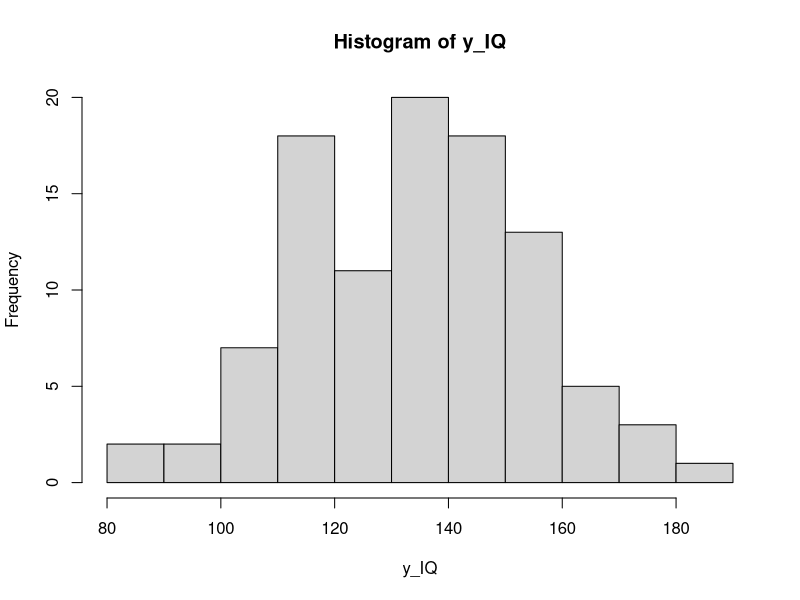
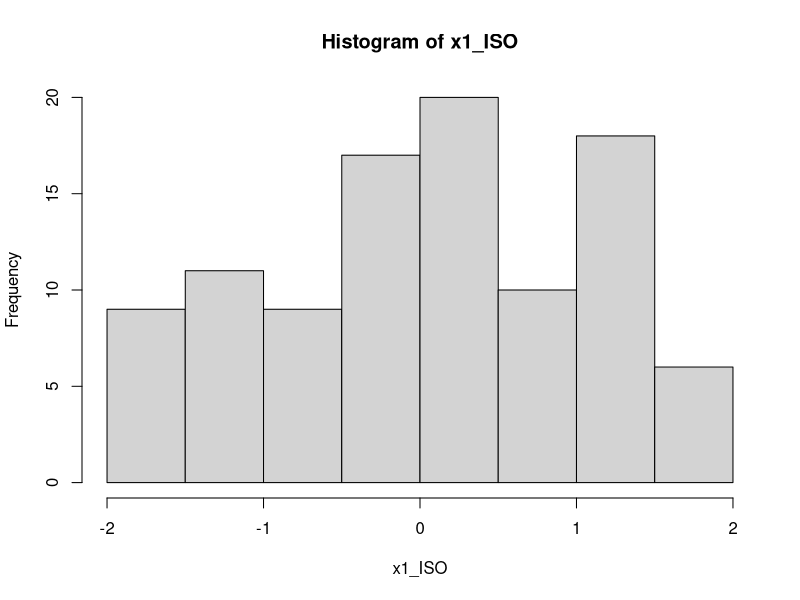
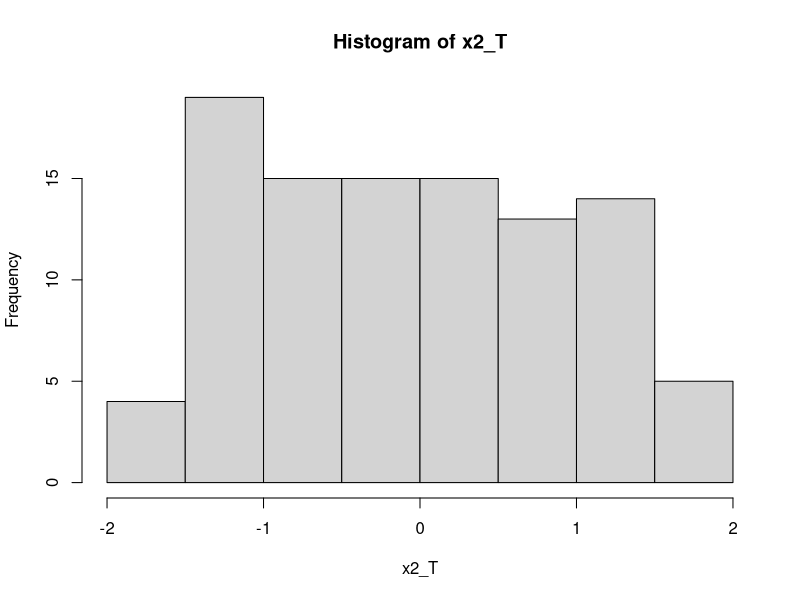
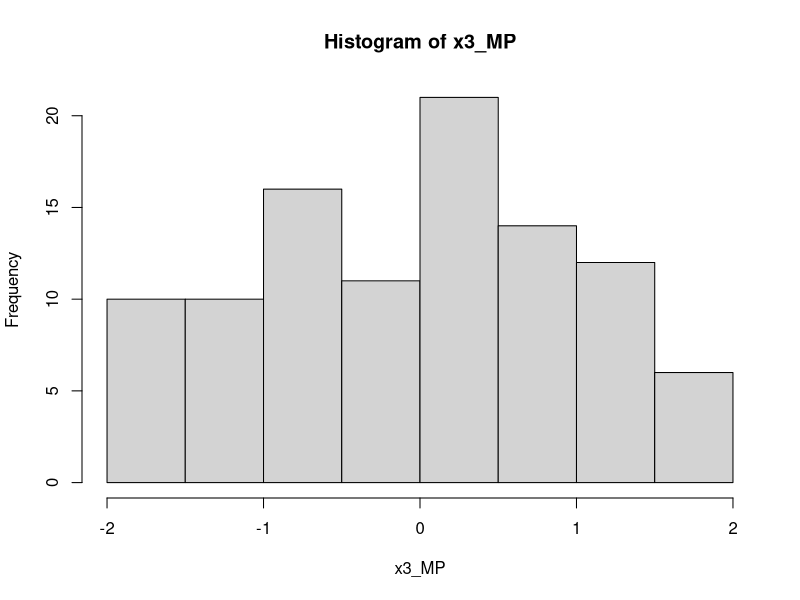
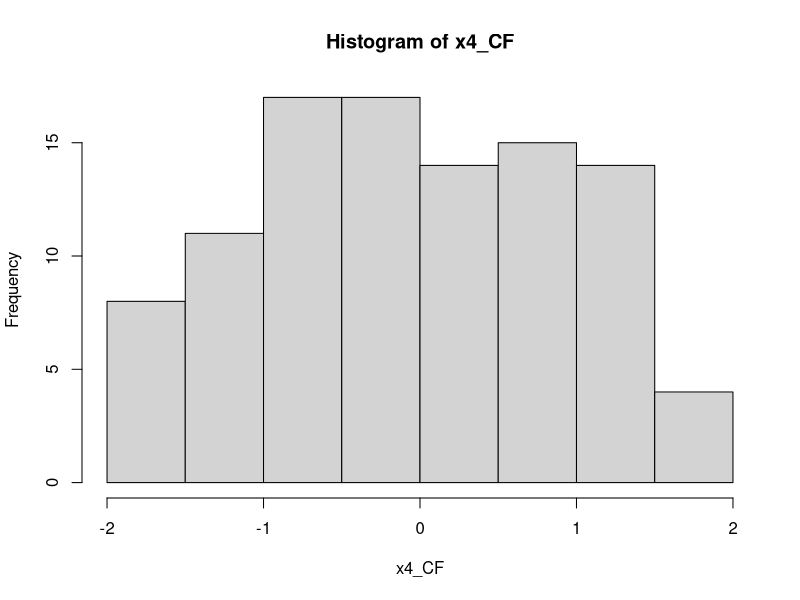
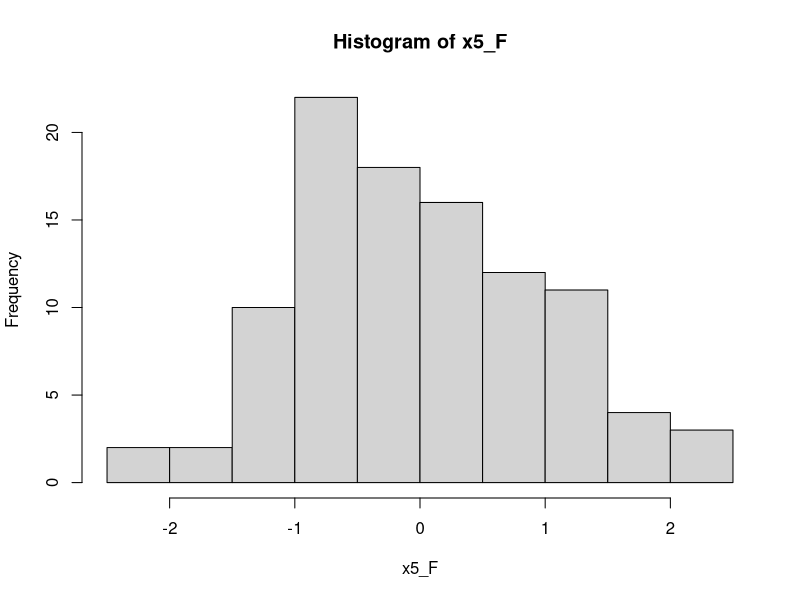
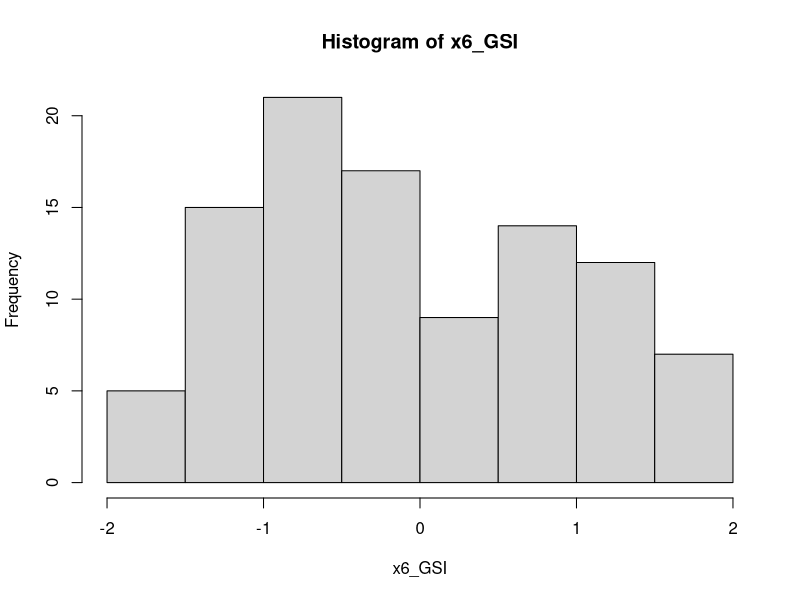
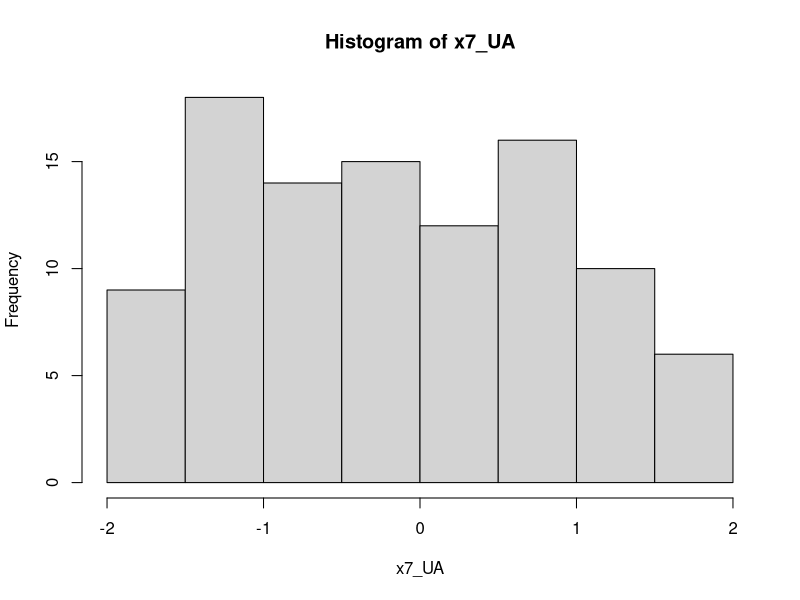

Generate these figures, in order, with R: (Note: this script raises an error after producing the figures.)
# Weighs 0 Bytes (or, does it? *moon men starts playing*)
library(corrplot)       # guess
library(psych)          # corPlot


# 0.1.
twist = read.csv("Dataset_N7.csv", header=T)
n = nrow(twist)
attach(twist)


# 1.1.
twist_sorted = twist[order(y_IQ), ]

head(twist_sorted)
tail(twist_sorted)


# 1.2.
summary(twist)


# 1.3.
hist(y_IQ)
hist(x1_ISO)
hist(x2_T)
hist(x3_MP)
hist(x4_CF)
hist(x5_F)
hist(x6_GSI)
hist(x7_UA)


# 1.4.
boxplot(y_IQ, notch=T)
boxplot(x1_ISO, x2_T, x3_MP, x4_CF, x5_F, x6_GSI, x7_UA,
        notch = TRUE,
        xlab = 'Independent variable',
        ylab = 'Value',
        main = 'Boxplots of Xs',
        names = c("x1_ISO", "x2_T", "x3_MP", "x4_CF", "x5_F", "x6_GSI", "x7_UA")
)


# 1.5.
plot(x1_ISO, y_IQ)
plot(x2_T, y_IQ)
plot(x3_MP, y_IQ)
plot(x4_CF, y_IQ)
plot(x5_F, y_IQ)
plot(x6_GSI, y_IQ)
plot(x7_UA, y_IQ)

independent_twist = twist
independent_twist$y_IQ = NULL
plot(independent_twist)

plot(x7_UA, x5_F)
plot(x4_CF, x5_F)
plot(x5_F, x3_MP)
plot(x1_ISO, x2_T)

# plot(twist)


# 1.6.
cv = cov(twist)
cr = cor(twist)
corrplot(cr, method = 'ellipse')
corrplot.mixed(cr, number.cex=0.8, tl.cex=0.8)

corPlot(cr, cex = 1.1, show.legend=TRUE, main="Correlation plot")



plot(x1_ISO, y_IQ)

plot(x5_F, x7_UA)



# 99.
reg = lm(y_IQ ~ x1_ISO + x2_T + x3_MP + x4_CF + x5_F + x6_GSI + x7_UA, data = twist); summary(reg)
fff = step(y_I, lm(y_IQ ~ x1_ISO + x2_T + x3_MP + x4_CF + x5_F + x6_GSI + x7_UA + I(x1_ISO^2) + I(x2_T^2) + I(x3_MP^2) + I(x4_CF^2) + I(x5_F^2) + I(x6_GSI^2) + I(x7_UA^2) + (x1_ISO + x2_T + x3_MP + x4_CF + x5_F + x6_GSI + x7_UA)^2, data = twist), direction = "both", trace = 1, k = log(n)); summary(fff)
